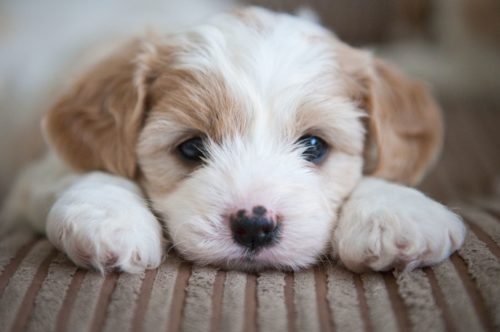
#> input picture Image Basic/Kopek.PNG, 500 x 332 px
$ python ImageBasic.py
#> lines starting #> are read from the running program, lines starting #| are printed output that depends on the picture
import cv2
import numpy as np
import matplotlib.pyplot as plt

# Img Load
img = cv2.imread('Kopek.PNG')
#> img is the input picture: shape (332, 500, 3); mean B, G, R 131, 135.6, 144.5
plt.imshow(img)
plt.show()

# Color RGB
img_Rgb = cv2.cvtColor(img,cv2.COLOR_BGR2RGB)
plt.imshow(img_Rgb)
plt.show()
new_img = img_Rgb.copy()

# Img Upside down
new_img = cv2.flip(new_img,0)
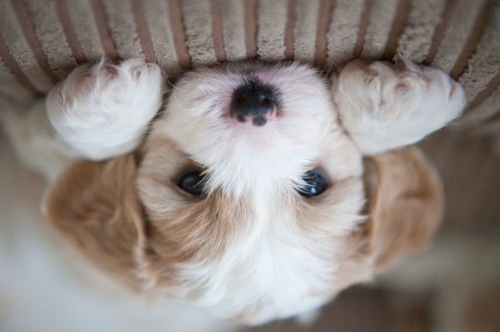
#> new_img: shape (332, 500, 3); mean R, G, B 144.5, 135.6, 131
plt.imshow(new_img)
plt.show()

# Drawing rectangle on IMG
cv2.rectangle(img_Rgb,pt1=(150,75),pt2=(350,275),color=(255,0,0),thickness=10)
plt.imshow(img_Rgb)
plt.show()


# 250,75 150,275 350,275
# Drawing a shape with 3 corners include dog head .
vertices = np.array([[250,75],[150,275],[350,275]],np.int32)
#print(vertices)
#print(vertices.shape)
pts = vertices.reshape((-1,1,2))
#print(pts.shape)

# Load Clear IMG
img_Rgb = cv2.cvtColor(img,cv2.COLOR_BGR2RGB)

# Drawing a shape with 3 corners.
cv2.polylines(img_Rgb,[pts],isClosed=True,color=(0,0,255),thickness=20)
plt.imshow(img_Rgb)
plt.show()

cv2.fillPoly(img_Rgb,[pts],color=(0,0,255))
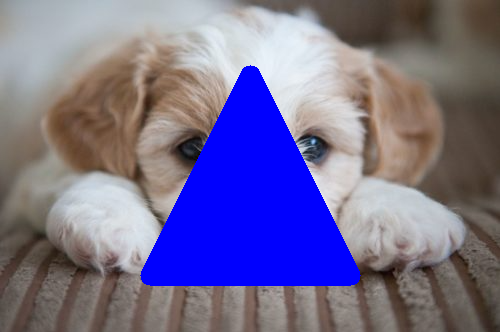
#> img_Rgb: shape (332, 500, 3); mean R, G, B 117.1, 109.3, 145.7
plt.imshow(img_Rgb)
plt.show()

# Drawing Circle with mouse click on IMG.
def create_circle(event,x,y,flags,param):

    if event == cv2.EVENT_RBUTTONDOWN:
        cv2.circle(img,(x,y),100,(0,0,255),thickness=10)

img = cv2.imread('Kopek.PNG')
cv2.namedWindow(winname='dog')
cv2.setMouseCallback('dog',create_circle)

# Last Img Close(ESC button)
while True:

    cv2.imshow('dog',img)

    if cv2.waitKey(20) & 0xFF == 27:
#> (key Esc is pressed here)
        break

cv2.destroyAllWindows()
